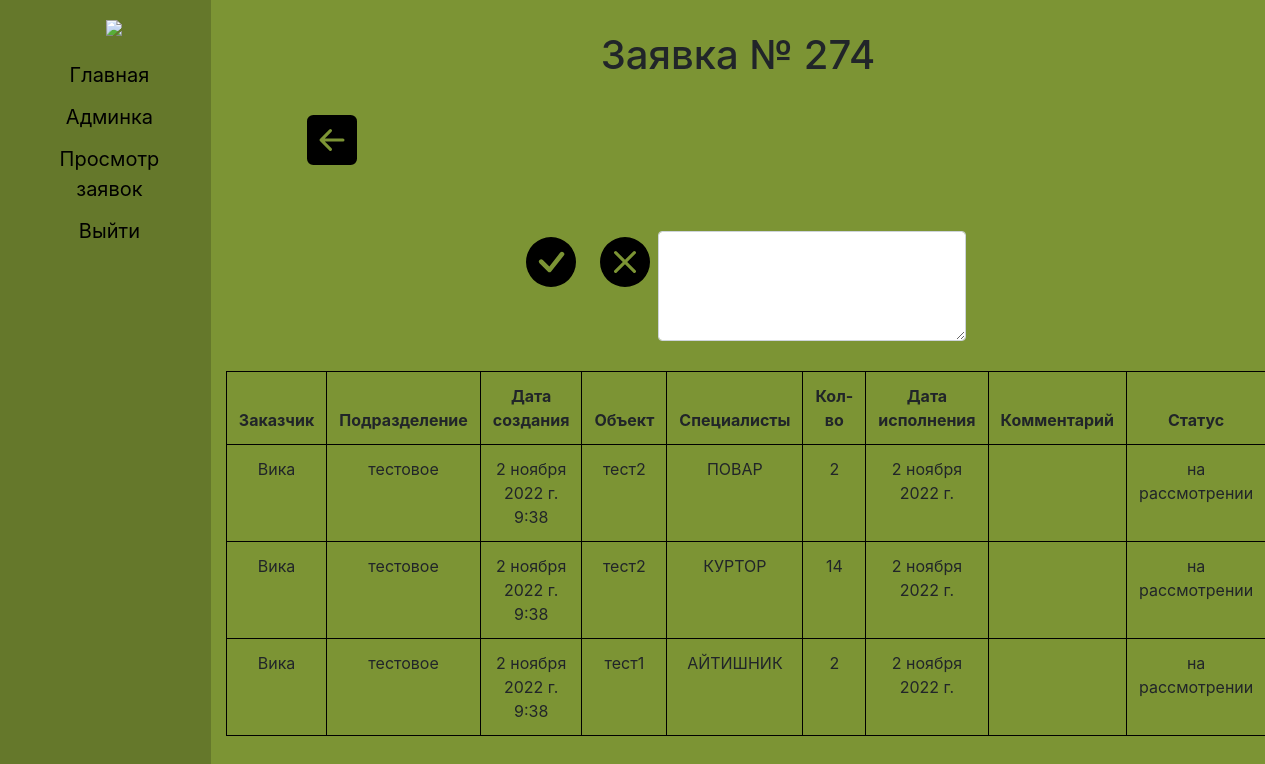
The app's page /application_detail/274/ (signed in) with its own data.
### zayavki/models.py (models this page shows, shortened)
class ApplicationTest(models.Model):
    customer = models.ForeignKey(CustomUser, on_delete=models.SET_NULL, related_name='customer_application',null=True)
    date_application = models.DateField('Дата заявки')
    facility = models.ForeignKey(Facility, on_delete=models.SET_NULL, related_name='facilityinapplication',null=True)
    employee = models.ForeignKey(Employee, on_delete=models.SET_NULL, related_name='employeeinapplication',null=True)
    employee_count = models.PositiveIntegerField('Количество работников')
    subdivision = models.ForeignKey(Subdivision, on_delete=models.SET_NULL, related_name='subdivisioninapplication',
                                    null=True)
    created = models.DateTimeField(default=timezone.now)
    is_active = models.BooleanField(default=True)
    comment = models.TextField('Комментарий', blank=True)
    status = models.CharField('Статус', max_length=30,default='на рассмотрении')
    application_id = models.ForeignKey(ListApplication, on_delete=models.CASCADE, related_name='subdivisioninapplication',)
    class Meta:
        verbose_name = 'Заявка'
        verbose_name_plural = 'Заявки'

class Facility(models.Model):
    title = models.CharField('Объект', max_length=50, default='')
    subdivision = models.ForeignKey(Subdivision, on_delete=models.CASCADE, related_name='subdivisions', null=True)
    def __str__(self):
        return str(self.title)
    class Meta:
        verbose_name = 'Объект'
        verbose_name_plural = 'Объекты'

class Employee(models.Model):
    title = models.CharField('Работник', max_length=50, default='')
    subdivision = models.ForeignKey(Subdivision, on_delete=models.CASCADE, related_name='subdivisionemp', null=True)
    def __str__(self):
        return str(self.title)
    class Meta:
        verbose_name = 'Работник'
        verbose_name_plural = 'Работники'

### accounts/models.py (models this page shows, shortened)
class CustomUser(AbstractUser):
    email = models.EmailField(('email address'), unique=True)
    fio = models.CharField('ФИО', max_length=255, default='')
    subdivision = models.ForeignKey(Subdivision, on_delete=models.CASCADE, related_name='user_subdivision', null=True,default=None)
    position = models.ForeignKey(Position, on_delete=models.CASCADE, related_name='user_position', null=True,default=None)

class Subdivision(models.Model):
    title = models.CharField('Подразделение', max_length=50, default='')
    def __str__(self):
        return str(self.title)
    class Meta:
        verbose_name = 'Подразделение'
        verbose_name_plural = 'Подразделения'

### accounts/views.py (the view)
# urls.py: path('application_detail/<int:pk>/',views.application_detail,name='application_detail'),
@login_required(login_url='/login/')
def application_detail(request,pk):
    app = ListApplication.objects.get(id=pk)
    number = app.id
    status = app.status
    comment = app.comment
    zayavki = ApplicationTest.objects.filter(application_id_id=pk)
    rabotniki_sum = ApplicationTest.objects.filter(application_id_id=pk).aggregate(Sum('employee_count'))
    print(rabotniki_sum['employee_count__sum'])
    return render(request,'application_detail.html',{'zayavki':zayavki,'number':number,'status':status,'app':app,'comment': comment})

### zayavki/models.py (called while the page is built)
    def check_status(self):
        if self.status == 'на рассмотрении':
            return False
        else:
            return True

### templates/application_detail.html (shortened to what this page needs)
{% extends '_base.html' %}
{% load static %}
{%block content%}
<h1 class = "title-page">Заявка № {{number}}</h1>
<div class = header_icons>
<a class = "arrow" data-toggle="tooltip"  title="Вернуться назад" href ="{% url 'zayavki_list' %}"></a>
    {% if user.is_superuser%}
        {% if not app.check_status%}
            <div class="icons_approve">
                <a class="change" data-status="approve" data-appid = {{number}} data-toggle="tooltip"  title="Согласовать" href="#">
                </a>
             <a class="change" data-status="not_approve" data-appid = {{number}} data-toggle="tooltip"  title="Не согласовать" href="#">
             </a>
                </div>
            <textarea class="form-control comment_admin" rows="4" cols="50"></textarea>
        {%else%}
            <div>
                <h3>{{status}}</h3>
                 <p>Комментарий: {{comment}}</p>
            </div>
        {%endif%}
    {%else%}
        <div>
            <h3>{{status}}</h3>
            <p>Комментарий: {{comment}}</p>
        </div>
    {%endif%}
    </div>
<table class="table table-bordered">
<thead>
   <tr>
     <th>Заказчик</th>
    <th>Подразделение</th>
    <th>Дата создания</th>
    <th>Объект</th>
    <th>Специалисты</th>
    <th>Кол-во</th>
     <th>Дата исполнения</th>
    <th >Комментарий</th>
     <th>Статус</th>
       </tr>
</thead>
    <tbody>
     {% for temp in zayavki %}
    <tr>
        <td>{{temp.customer.fio}}</td>
        <td>{{temp.subdivision}}</td>
        <td>{{temp.created}}</td>
        <td>{{temp.facility}}</td>
        <td>{{temp.employee}}</td>
        <td>{{temp.employee_count}}</td>
        <td>{{temp.date_application}}</td>
        <td>{{temp.comment}}</td>
        <td>{{temp.status}}</td>
      </tr>
     {% endfor %}
   </tbody>
   </table>
{%endblock content%}

### static/css/test.css (style rules this page uses)
body { background-color:rgb(124, 148, 52); }
a { padding: 6px 8px 6px 16px; text-decoration: none; font-size: 20px; color: black; display: block; }
.arrow { margin-right: 80%; margin-bottom: 5%; }
.header_icons { display:flex; margin-bottom: 3%; justify-content: center; flex-wrap: wrap; }
.icons_approve { display:flex; justify-content: center; }
.table { border: 0.5px solid #000000; }
.table-bordered > thead > tr > th, .table-bordered > tbody > tr > th, .table-bordered > tfoot > tr > th, .table-bordered > thead > tr > td, .table-bordered > tbody > tr > td, .table-bordered > tfoot > tr > td { border: 0.5px solid #000000; }
.title-page { margin-bottom: 3%; margin-top: 3%; }
.comment_admin { width:30%; }

### records on screen
ApplicationTest: customer.fio "Вика", subdivision "тестовое", created "2 ноября 2022 г. 9:38", facility "тест2", employee "ПОВАР", employee_count "2", date_application "2 ноября 2022 г.", status "на рассмотрении"
ApplicationTest: customer.fio "Вика", subdivision "тестовое", created "2 ноября 2022 г. 9:38", facility "тест2", employee "КУРТОР", employee_count "14", date_application "2 ноября 2022 г.", status "на рассмотрении"
ApplicationTest: customer.fio "Вика", subdivision "тестовое", created "2 ноября 2022 г. 9:38", facility "тест1", employee "АЙТИШНИК", employee_count "2", date_application "2 ноября 2022 г.", status "на рассмотрении"

### other values on screen
{{ number }} "274"
